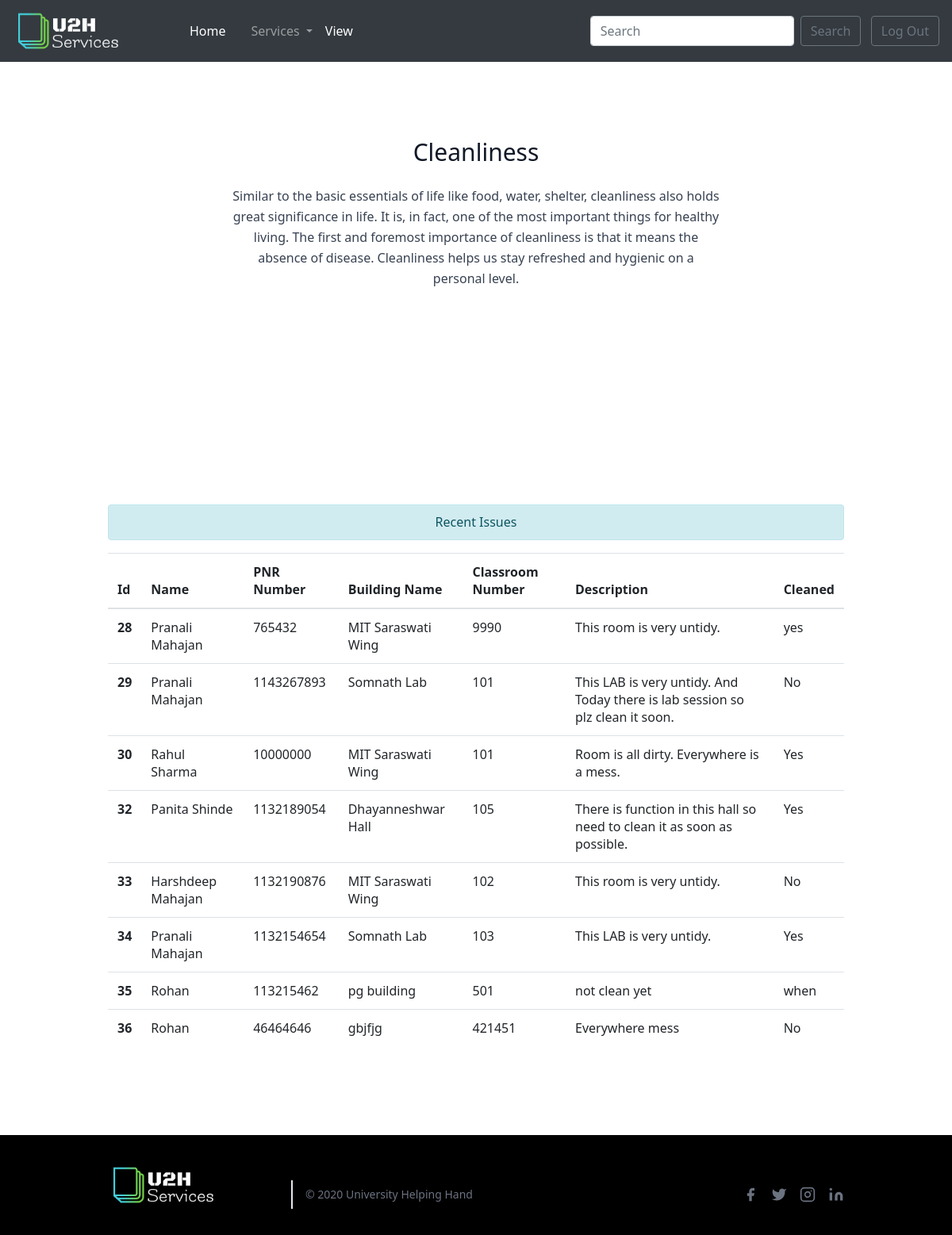
Screenshot of /viewcl with the database file from the repository.
### hackstar/models.py (models this page shows, shortened)
class cleanliness_model(models.Model):
    objects = None
    name = models.CharField(default='', max_length=100)
    pnr = models.CharField(default='', max_length=100)
    building_name = models.CharField(max_length=100, default='')
    class_no = models.CharField(default='', max_length=100)
    description = models.CharField(default='', max_length=100)
    cleaned = models.CharField(default='', max_length=100)

### hackstar/views.py (the view)
# urls.py: path("viewcl", views.viewcl, name="viewcl"),
def viewcl(request):
    complaint = cleanliness_model.objects.all()
    return render(request, 'viewcl.html', {'complaint': complaint})

### templates/viewcl.html (shortened to what this page needs)
{% load static %}
<html lang="en">
<head>
    <link rel="stylesheet" href="https://cdn.jsdelivr.net/npm/bootstrap@4.5.3/dist/css/bootstrap.min.css"
>
    <link href="https://unpkg.com/tailwindcss@^2/dist/tailwind.min.css" rel="stylesheet">
    <link rel="stylesheet" href="{% static 'font-awesome-4.7.0/css/font-awesome.min.css'%}">
</head>
<nav class="navbar navbar-expand-lg navbar-dark bg-dark">
    <a class="navbar-brand" href="#"><img src="{% static 'images/logo1.png'%}" height="50%" width="70%"></a>
    <div class="collapse navbar-collapse" id="navbarSupportedContent">
        <ul class="navbar-nav mr-auto">
            <li class="nav-item active">
                <a class="nav-link" href="{% url 'Home'%}">Home<span class="sr-only">(current)</span></a>
            </li>
            <li class="nav-item active">
                <a class="nav-link" href="#">{{ request.session.email }} <span class="sr-only">(current)</span></a>
            </li>
            <li class="nav-item dropdown">
                <a class="nav-link dropdown-toggle" href="#" id="navbarDropdown" role="button" data-toggle="dropdown"
                    aria-haspopup="true" aria-expanded="false">
                    Services
                </a>
            </li>
            <li class="nav-item active">
                <a class="nav-link" href="view_cleanliness">View <span class="sr-only">(current)</span></a>
            </li>
        </ul>
        <form class="form-inline my-2 my-lg-0" action="/" method="post">
            <input class="form-control mr-sm-2" type="search" placeholder="Search" aria-label="Search">
            <button class="btn btn-outline-secondary my-2 my-sm-0" type="submit">Search</button> &nbsp; &nbsp;
            <button class="btn btn-outline-secondary my-2 my-sm-0" type="submit">Log Out</button>
        </form>
    </div>
</nav>
<section class="text-gray-700 body-font">
    <div class="container px-5 py-24 mx-auto">
        <div class="flex flex-col text-center w-full mb-20">
            <h1 class="sm:text-3xl text-2xl font-medium title-font mb-4 text-gray-900">Cleanliness
            </h1>
            <p class="lg:w-2/3 mx-auto leading-relaxed text-base">Similar to the basic essentials of life like food,
                water, shelter, cleanliness also holds great significance in life. It is, in fact, one of the most
                important things for healthy living. The first and foremost importance of cleanliness
                is that it means the absence of disease. Cleanliness helps us stay refreshed and hygienic on a personal
                level.
            </p>
        </div>
    </div>
</section>
<div class="text-gray-700 body-font">
    <div class="container px-5 py-24 mx-auto">
        <div class="flex flex-col text-center
                <div class=" container">
            <h1 class="text-center alert alert-info" id="table_heading">Recent Issues</h1>
            {% if complaint %}
            <table class="table table-hover equal-divide" id="canteen_t1">
                <thead>
                    <tr>
                        <th scope="col">Id</th>
                        <th scope="col">Name</th>
                        <th scope="col">PNR Number</th>
                        <th scope="col">Building Name</th>
                        <th scope="col">Classroom Number</th>
                        <th scope="col">Description</th>
                        <th scope="col"> Cleaned</th>
                    </tr>
                </thead>
                <tbody>
                    {% for s in complaint %}
                    <tr>
                        <th scope="row">{{s.id}}</th>
                        <td>{{s.name}}</td>
                        <td>{{s.pnr}}</td>
                        <td>{{s.building_name}}</td>
                        <td>{{s.class_no}}</td>
                        <td>{{s.description}}</td>
                        <td>{{s.cleaned}}</td>
                    </tr>
                    {% endfor %}
                </tbody>
            </table>
            {% else %}
            <h4>no data to show</h4>
            {% endif %}
        </div>
    </div>
</div>
<footer class="text-gray-700 body-font" style="background-color: black;">
    <div class="container px-5 py-8 mx-auto flex items-center sm:flex-row flex-col">
        <a class="flex title-font font-medium items-center md:justify-start justify-center text-gray-900">
            <a class="navbar-brand" href="#"><img src="{% static 'images/logo1.png'%}" height="50%" width="70%"></a>
        </a>
        <p class="text-sm text-gray-500 sm:ml-4 sm:pl-4 sm:border-l-2 sm:border-gray-200 sm:py-2 sm:mt-0 mt-4">© 2020
            University Helping Hand
        </p>
        <span class="inline-flex sm:ml-auto sm:mt-0 mt-4 justify-center sm:justify-start">
            <a class="text-gray-500">
                <svg fill="currentColor" stroke-linecap="round" stroke-linejoin="round" stroke-width="2" class="w-5 h-5"
                    viewBox="0 0 24 24">
                    <path d="M18 2h-3a5 5 0 00-5 5v3H7v4h3v8h4v-8h3l1-4h-4V7a1 1 0 011-1h3z"></path>
                </svg>
            </a>
            <a class="ml-3 text-gray-500">
                <svg fill="currentColor" stroke-linecap="round" stroke-linejoin="round" stroke-width="2" class="w-5 h-5"
                    viewBox="0 0 24 24">
                    <path
                        d="M23 3a10.9 10.9 0 01-3.14 1.53 4.48 4.48 0 00-7.86 3v1A10.66 10.66 0 013 4s-4 9 5 13a11.64 11.64 0 01-7 2c9 5 20 0 20-11.5a4.5 4.5 0 00-.08-.83A7.72 7.72 0 0023 3z">
                    </path>
                </svg>
            </a>
            <a class="ml-3 text-gray-500">
                <svg fill="none" stroke="currentColor" stroke-linecap="round" stroke-linejoin="round" stroke-width="2"
                    class="w-5 h-5" viewBox="0 0 24 24">
                    <rect width="20" height="20" x="2" y="2" rx="5" ry="5"></rect>
                    <path d="M16 11.37A4 4 0 1112.63 8 4 4 0 0116 11.37zm1.5-4.87h.01"></path>
                </svg>
            </a>
            <a class="ml-3 text-gray-500">
                <svg fill="currentColor" stroke="currentColor" stroke-linecap="round" stroke-linejoin="round"
                    stroke-width="0" class="w-5 h-5" viewBox="0 0 24 24">
                    <path stroke="none"
                        d="M16 8a6 6 0 016 6v7h-4v-7a2 2 0 00-2-2 2 2 0 00-2 2v7h-4v-7a6 6 0 016-6zM2 9h4v12H2z">
                    </path>
                    <circle cx="4" cy="4" r="2" stroke="none"></circle>
                </svg>
            </a>
        </span>
    </div>
</footer>
</body>
</html>

### rows the page displays
cleanliness_model: id "28", name "Pranali Mahajan", pnr "765432", building_name "MIT Saraswati Wing", class_no "9990", description "This room is very untidy.", cleaned "yes"
cleanliness_model: id "29", name "Pranali Mahajan", pnr "1143267893", building_name "Somnath Lab", class_no "101", description "This LAB is very untidy. And Today there is lab session so plz clean it soon.", cleaned "No"
cleanliness_model: id "30", name "Rahul Sharma", pnr "10000000", building_name "MIT Saraswati Wing", class_no "101", description "Room is all dirty. Everywhere is a mess.", cleaned "Yes"
cleanliness_model: id "32", name "Panita Shinde", pnr "1132189054", building_name "Dhayanneshwar Hall", class_no "105", description "There is function in this hall so need to clean it as soon as possible.", cleaned "Yes"
cleanliness_model: id "33", name "Harshdeep Mahajan", pnr "1132190876", building_name "MIT Saraswati Wing", class_no "102", description "This room is very untidy.", cleaned "No"
cleanliness_model: id "34", name "Pranali Mahajan", pnr "1132154654", building_name "Somnath Lab", class_no "103", description "This LAB is very untidy.", cleaned "Yes"
cleanliness_model: id "35", name "Rohan", pnr "113215462", building_name "pg building", class_no "501", description "not clean yet", cleaned "when"
cleanliness_model: id "36", name "Rohan", pnr "46464646", building_name "gbjfjg", class_no "421451", description "Everywhere mess", cleaned "No"
